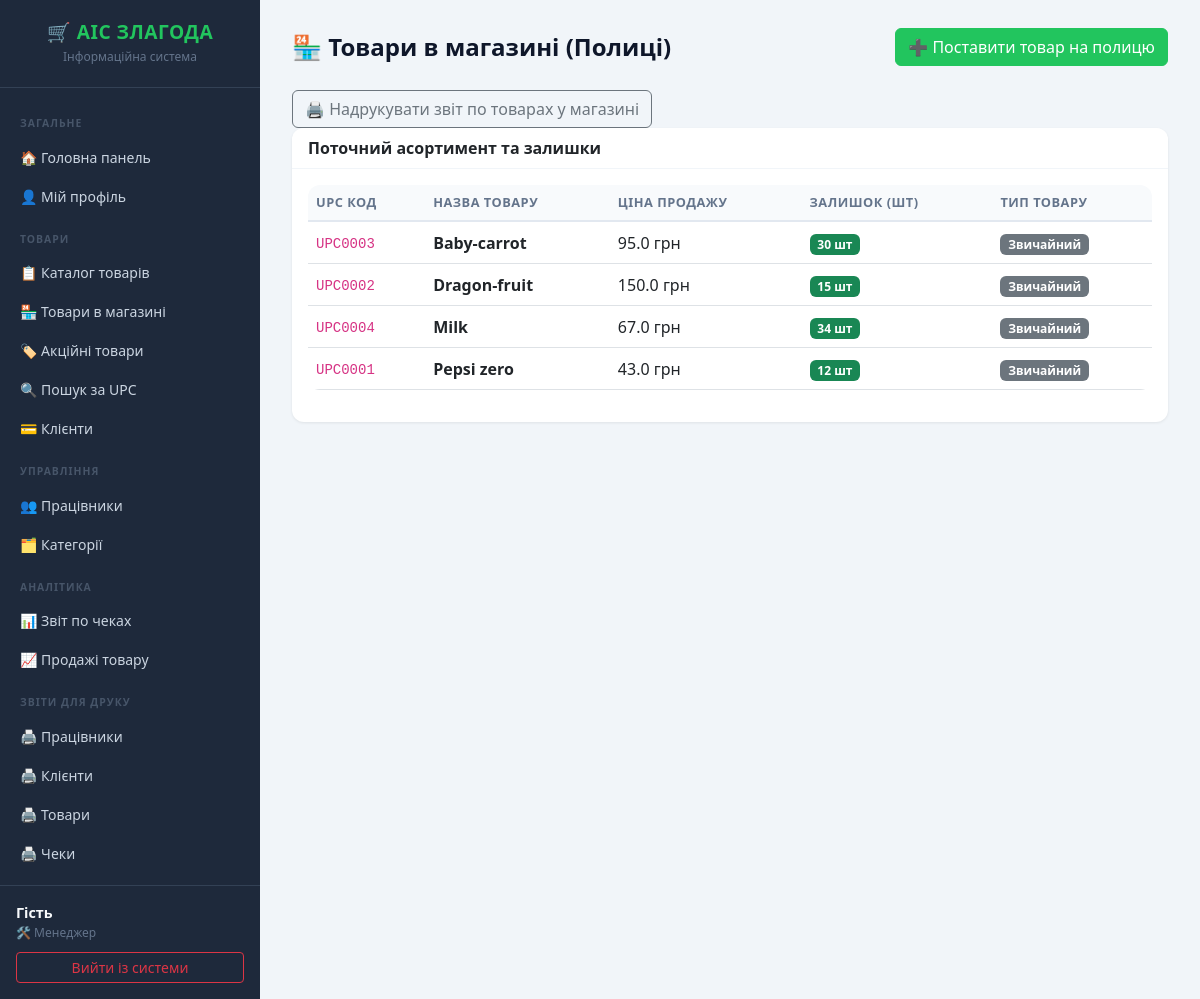
Page /store_product/ (signed in) on the earlier database version.
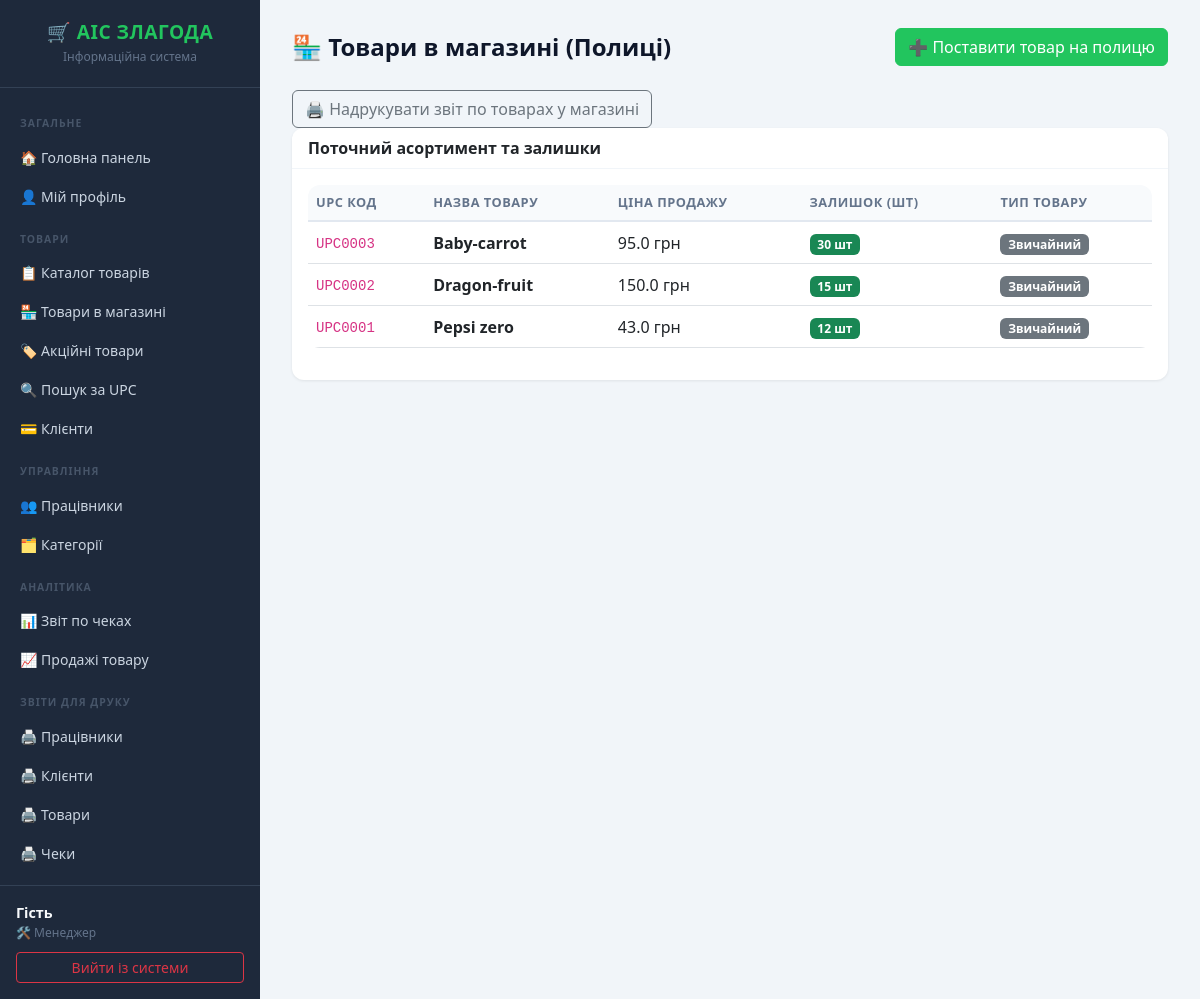
Same page on the later database version.
### tables this page shows
CREATE TABLE Store_Product(
        UPC TEXT PRIMARY KEY,
        UPC_prom TEXT,
        id_product INTEGER NOT NULL,
        selling_price REAL NOT NULL CHECK(selling_price >= 0),
        products_number INTEGER NOT NULL CHECK(products_number >= 0),
        promotional_product INTEGER NOT NULL CHECK(promotional_product IN (0, 1)),
        FOREIGN KEY (UPC_prom) REFERENCES Store_Product(UPC)
            ON UPDATE CASCADE ON DELETE SET NULL,
        FOREIGN KEY (id_product) REFERENCES Product(id_product)
            ON UPDATE CASCADE ON DELETE NO ACTION
    );

CREATE TABLE Product(
        id_product INTEGER PRIMARY KEY,
        category_number INTEGER NOT NULL,
        product_name TEXT NOT NULL, 
        characteristics TEXT,
        FOREIGN KEY (category_number) REFERENCES Category(category_number)
            ON UPDATE CASCADE ON DELETE NO ACTION
    );

### backend/storeProduct.py (the view)
@store_product_bp.route('/')
@login_required
@roles_required('Manager', 'Cashier')
def list_store_products():
    promo_filter = request.args.get('promo', '').strip()  # '0', '1' або ''
    sort_by = request.args.get('sort', 'name')
    sort_map = {
        'name': 'p.product_name',
        'quantity': 'sp.products_number'
    }
    order = sort_map.get(sort_by, 'p.product_name')
    query = f'''
        SELECT sp.UPC, sp.UPC_prom, p.product_name, p.characteristics,
               sp.selling_price, sp.products_number, sp.promotional_product
        FROM Store_Product sp
        JOIN Product p ON sp.id_product = p.id_product
        WHERE 1=1
    '''
    params = []
    if promo_filter in ('0', '1'):
        query += ' AND sp.promotional_product = ?'
        params.append(int(promo_filter))
    query += f' ORDER BY {order}'
    conn = get_db_connection()
    store_products = conn.execute(query, params).fetchall()
    conn.close()
    return render_template('store_product/list.html',
                           store_products=store_products,
                           promo_filter=promo_filter,
                           sort_by=sort_by)

### backend/initdb.py (called while the page is built)
def get_db_connection():
    conn = sqlite3.connect(DB_PATH)
    conn.row_factory = sqlite3.Row
    conn.execute("PRAGMA foreign_keys = ON;")
    return conn

### templates/store_product/list.html (shortened to what this page needs)
{% extends 'base.html' %}
{% block content %}
<div class="d-flex justify-content-between align-items-center mb-4">
    <h1 class="page-title m-0">🏪 Товари в магазині (Полиці)</h1>
    {% if session.get('role') == 'Manager' %}
    <a href="{{ url_for('store_product.add_store_product') }}" class="btn btn-primary">
        ➕ Поставити товар на полицю
    </a>
    {% endif %}
</div>
<div class="mt-3">
    <a href="{{ url_for('analytics.print_report', report_type='products') }}" target="_blank" class="btn btn-outline-secondary">
        🖨️ Надрукувати звіт по товарах у магазині
    </a>
</div>
<div class="card">
    <div class="card-header">Поточний асортимент та залишки</div>
    <div class="card-body">
        <div class="table-responsive">
            <table class="table table-hover align-middle">
                <thead>
                    <tr>
                        <th>UPC код</th>
                        <th>Назва товару</th>
                        <th>Ціна продажу</th>
                        <th>Залишок (шт)</th>
                        <th>Тип товару</th>
                    </tr>
                </thead>
                <tbody>
    {% for sp in store_products %}
    <tr>
        <td><code>{{ sp.UPC }}</code></td>
        <td><strong>{{ sp.product_name }}</strong></td>
        <td>{{ sp.selling_price }} грн</td>
        <td>
            {% if sp.products_number < 10 %}
            <span class="badge bg-danger">{{ sp.products_number }} шт (Мало!)</span>
            {% else %}
            <span class="badge bg-success">{{ sp.products_number }} шт</span>
            {% endif %}
        </td>
        <td>
            {% if sp.promotional_product == 1 %}
            <span class="badge bg-warning text-dark">🔥 Акційний</span>
            {% else %}
            <span class="badge bg-secondary">Звичайний</span>
            {% endif %}
        </td>
        </tr>
    {% else %}
    <tr>
        <td colspan="6" class="text-center text-muted py-4">На полицях магазину пусто.</td>
    </tr>
    {% endfor %}
</tbody>
            </table>
        </div>
    </div>
</div>
{% endblock %}

Differences in the rows shown:
removed Store_Product: UPC "UPC0004", product_name "Milk", selling_price "67.0", products_number "34", promotional_product "Звичайний"
